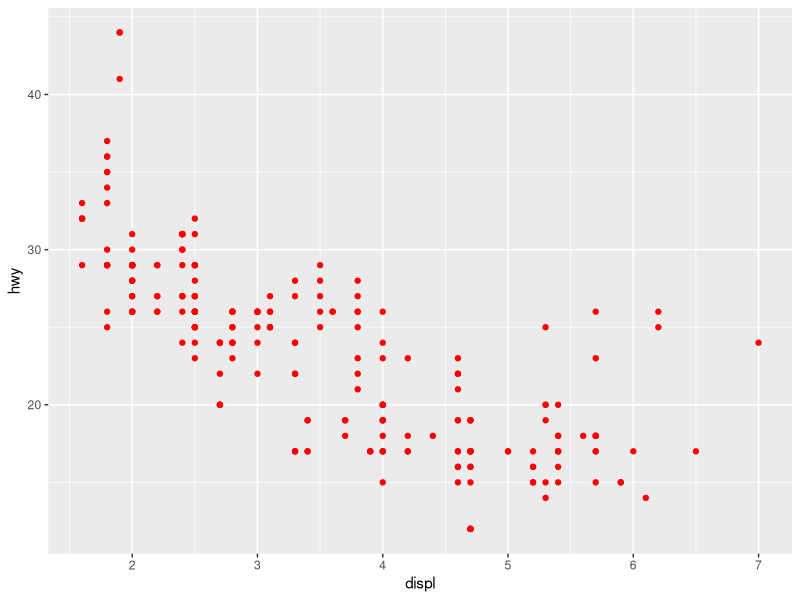
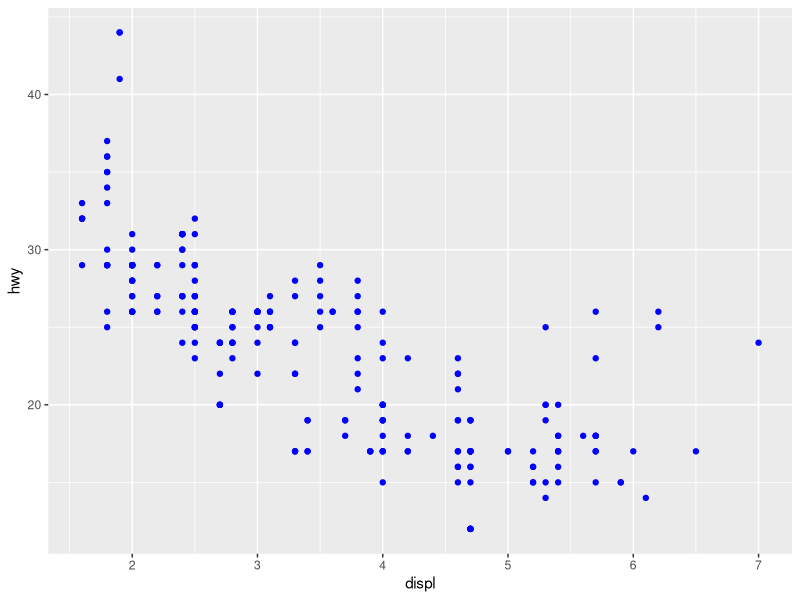
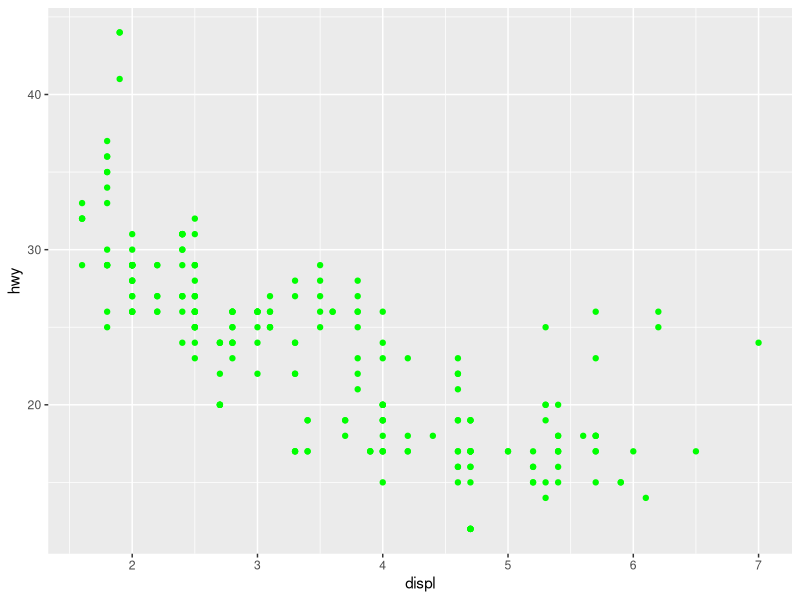
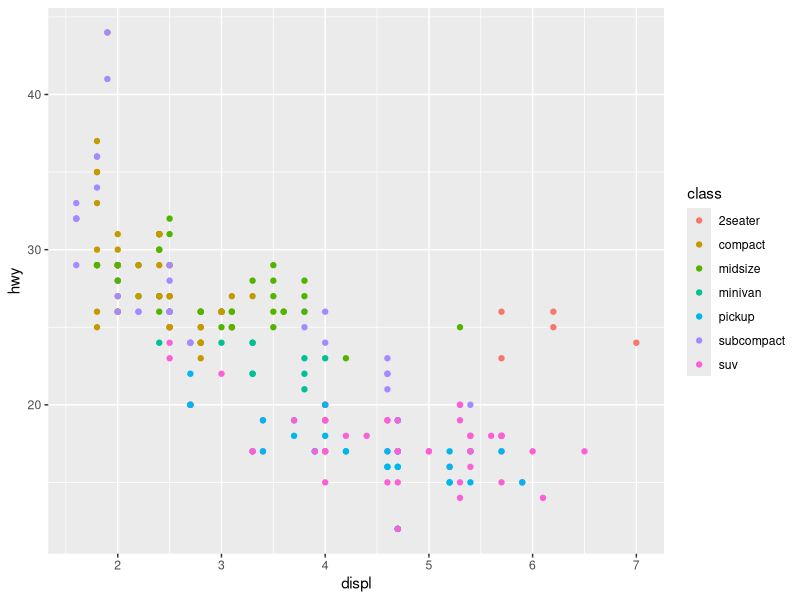

Here is the R script that generated these plots, in order:
library(tidyverse)

ggplot(
  data = mpg,
  mapping = aes(x = displ, y = hwy)
) +
  geom_point(
    color = "red"
  )

ggplot(
  data = mpg,
  mapping = aes(x = displ, y = hwy)
) +
  geom_point(
    color = "blue"
  )

ggplot(
  data = mpg,
  mapping = aes(x = displ, y = hwy)
) +
  geom_point(
    color = "green"
  )

ggplot(
  data = mpg,
  mapping = aes(x = displ, y = hwy, color = class)
) +
  geom_point()
